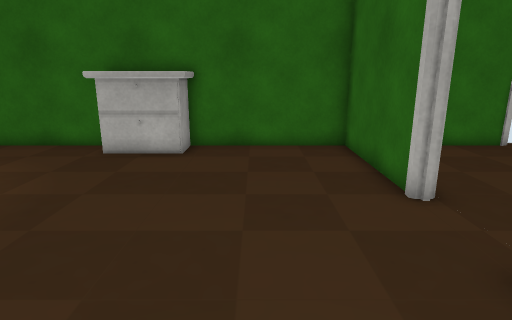
View 1 (above)

13 first-person views from a walk through a 3-D level made in the Unity game engine. The camera is 1.4 m above the floor, tilts 14° down and sees 75° across. The floor is counted in squares, 0.5 m on a side. Each view is taken from the middle of a square. On the plan, view 1 faces up. The plan holds only what a view shows up to about 20 squares ahead; the rest is blank. Some surface patterns are stand-ins.

View 2
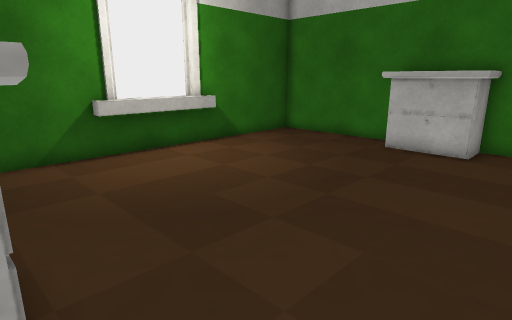

View 3
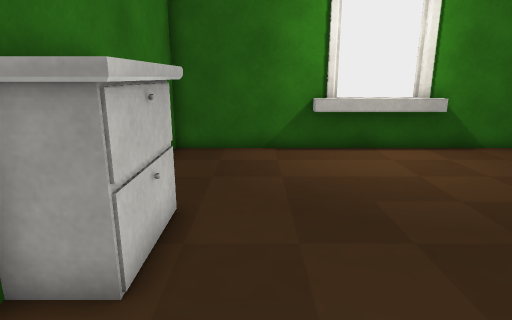

View 4
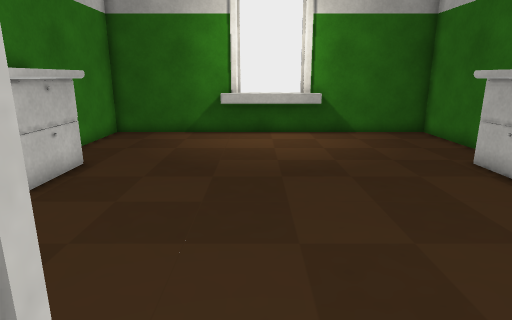

View 5
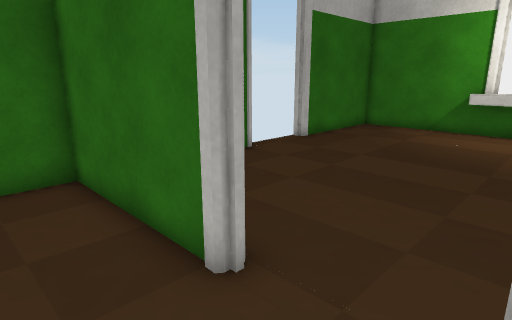

View 6
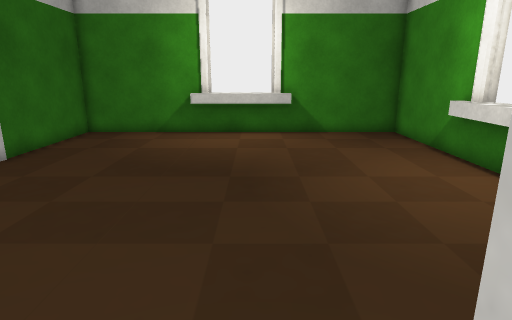

View 7
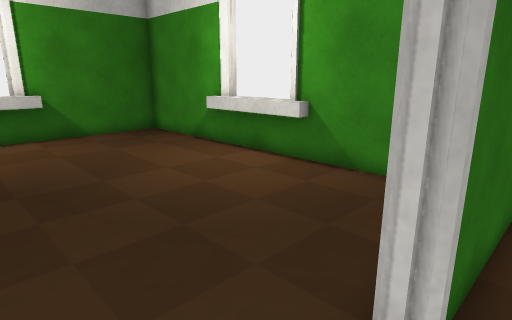

View 8
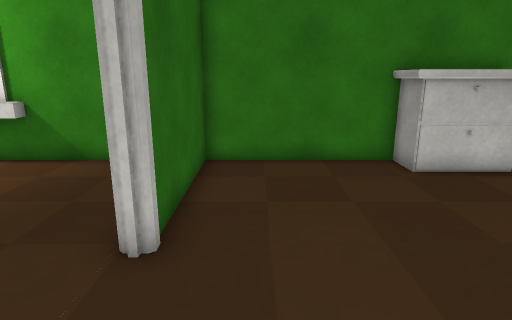

View 9
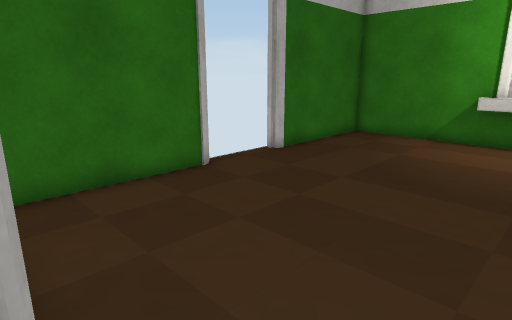

View 10
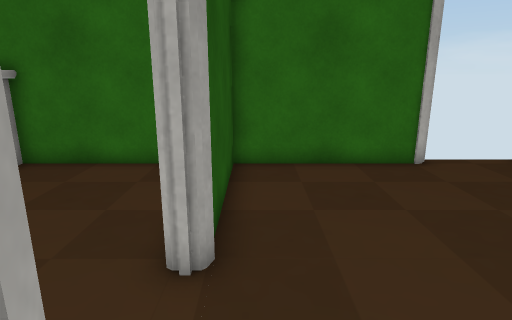

View 11
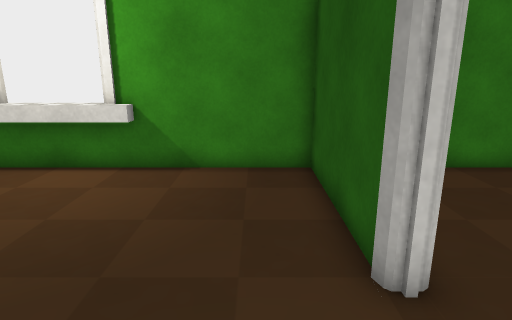

View 12
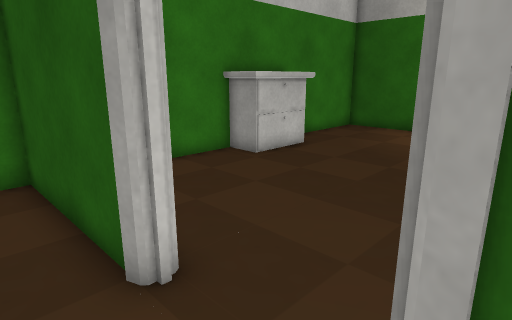

View 13
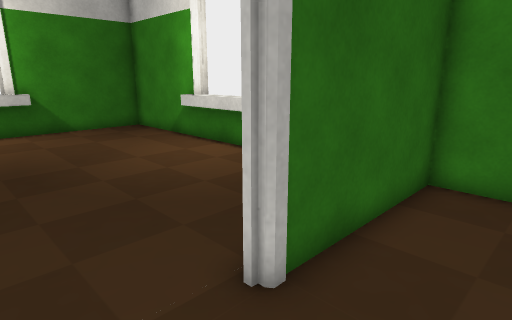

### Floor plan
Points are (right, up) in squares from view 1. A wall is a line through its corners. A room is listed if a view was taken in it or the views show most of it. See-through windows are left out.
Room 1 (views 1, 2, 3, 5, 6, 7, 8, 13)
walls: (3.8, 7.3) (3.8, 13.7) (-12.2, 13.7) (-12.2, -2.2) (-5.4, -2.2); (-2.5, -2.2) (3.7, -2.2) (3.8, 4.2); (-12.7, 7.5) (-12.7, 4.1)
low walls: (-11.7, 8.4) (-11.7, 3.3)
ways out: opening at (4, 6) to room 2
objects: other object (-6, -2) to (-2, 0); other object (-6, 12) to (-2, 13)
Room 2 (views 4, 9, 10, 11, 12)
walls: (4.3, 7.3) (3.8, 7.3); (10.4, 13.7) (4.2, 13.7) (4.2, 7.8); (3.8, 4.2) (4.2, 4.2) (4.2, -2.2) (20.2, -2.2) (20.2, 13.7) (13.8, 13.7); (10.8, -2.8) (13.8, -2.8) (13.8, -2.2); (20.7, 4.1) (20.7, 7.5)
low walls: (9.7, -1.8) (14.8, -1.8); (19.7, 3.1) (19.7, 8.3)
ways out: opening at (4, 6) to room 1; gap at (14, 14)

Where each view was taken, in squares from view 1:
view 1: 0 up, 0 right, facing up
view 2: 1 down, 0 right, facing up-left
view 3: 1 up, 1 right, facing left
view 4: 5 up, 5 right, facing left
view 5: 4 up, 1 right, facing up-right
view 6: 5 up, 3 right, facing right
view 7: 7 up, 3 right, facing down-right
view 8: 9 up, 2 right, facing down
view 9: 5 up, 4 right, facing up-right
view 10: 3 up, 5 right, facing up
view 11: 8 up, 6 right, facing down
view 12: 8 up, 6 right, facing down-left
view 13: 7 up, 1 right, facing down-right
